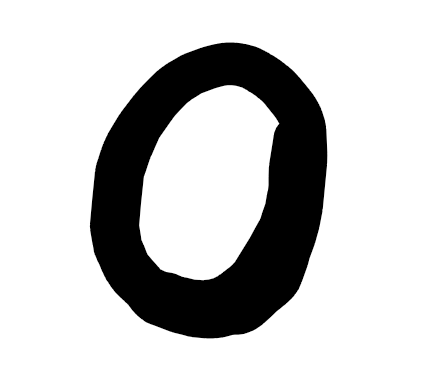
#> input picture vitis/mlp/handwritten_testing/digit0.png, 428 x 386 px
$ python send_digit_to_fpga.py handwritten_testing/digit0.png
#> lines starting #> are read from the running program, lines starting #| are printed output that depends on the picture; after the words box and inside, x2 and y2 are one past the last pixel; in counts of white or black regions, pixels touching at a corner belong together
#> in main, img is the input picture: shape (386, 428, 3); min 0, max 255, mean 200.6
import sys
import time
import serial
import numpy as np
import cv2

# -----------------------------
# UART protocol (chunked)
# -----------------------------
START = 0xAA
TYPE_DATA = 0x01
ACK_OK = 0x55
ACK_BAD = 0xEE

MAX_PAYLOAD = 240  # safe chunk size


def xor_checksum(data: bytes) -> int:
    c = 0
    for b in data:
        c ^= b
    return c


def make_chunk(offset: int, payload: bytes) -> bytes:
    off_lo = offset & 0xFF
    off_hi = (offset >> 8) & 0xFF
    length = len(payload)

    body = bytes([TYPE_DATA, off_lo, off_hi, length]) + payload
    chk = xor_checksum(body)
    return bytes([START]) + body + bytes([chk])


def send_bytes_to_fpga(data: bytes, port="COM3", baud=9600, retries=3, read_back=True):
    with serial.Serial(port, baudrate=baud, timeout=2.0) as s:
        time.sleep(0.2)
        s.reset_input_buffer()

        offset = 0
        while offset < len(data):
            chunk = data[offset: offset + MAX_PAYLOAD]
            pkt = make_chunk(offset, chunk)

            ok = False
            last_ack = b""
            for _ in range(retries):
                s.write(pkt)
                s.flush()
                ack = s.read(1)
                last_ack = ack
                if ack == bytes([ACK_OK]):
                    ok = True
                    break
                if ack == bytes([ACK_BAD]):
                    continue

            if not ok:
                raise RuntimeError(f"Chunk failed at offset {offset}. Last ACK: {last_ack!r}")

            offset += len(chunk)

        print(f"Sent {len(data)} bytes OK to {port} at {baud} baud")

        if not read_back:
            return

        # Give the FPGA a moment to compute and respond
        time.sleep(0.05)

        # Read whatever comes back. This helps detect if you are receiving ASCII prints.
        resp = s.read(64)

        print("Raw response bytes:", resp)
        if len(resp) > 0:
            print("Response hex:", resp.hex(" "))

        # Best case: FPGA returns a single raw byte 0..9
        # If you got ASCII like b"Pred: 7\r\n", this will not trigger.
        if len(resp) >= 1 and resp[:1] not in (b"P", b"p"):
            # Take the first byte as the predicted digit
            pred = resp[0]
            print("FPGA predicted digit (byte):", pred)
        else:
            # If it looks like ASCII, show it decoded
            try:
                txt = resp.decode("ascii", errors="replace")
                if txt.strip():
                    print("FPGA response looks like text:", repr(txt))
            except Exception:
                pass


# -----------------------------
# Image preprocessing
# Black digit(s) on white background
# -----------------------------
def preprocess_digit_image(
    img_bgr: np.ndarray,
    out_size: int = 28,
    binary: bool = True,
    pad: int = 4,
    debug_prefix: str = "dbg"
) -> np.ndarray:
#> called with out_size = 28, binary = True, pad = 4, debug_prefix = 'dbg'
    if img_bgr is None or img_bgr.size == 0:
        raise ValueError("Empty image input")

    gray = cv2.cvtColor(img_bgr, cv2.COLOR_BGR2GRAY)
    blur = cv2.GaussianBlur(gray, (5, 5), 0)

    th = cv2.threshold(blur, 0, 255, cv2.THRESH_BINARY_INV + cv2.THRESH_OTSU)[1]
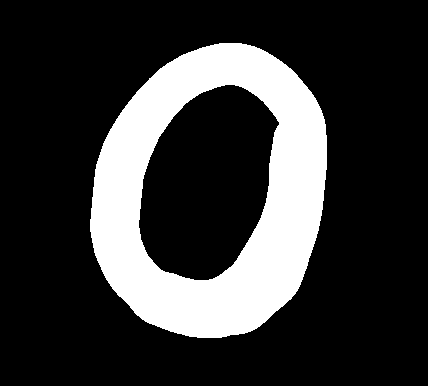
#> th: shape (386, 428); 21.3% white; 1 white region

    kernel = np.ones((3, 3), np.uint8)
    th_clean = cv2.morphologyEx(th, cv2.MORPH_OPEN, kernel, iterations=1)

    contours, _ = cv2.findContours(th_clean, cv2.RETR_EXTERNAL, cv2.CHAIN_APPROX_SIMPLE)
#> contours = 1 contour; box (x1, y1, x2, y2) and area: (90, 43, 327, 338) 54688
    if not contours:
        out = np.zeros((out_size, out_size), dtype=np.uint8)
        cv2.imwrite(f"{debug_prefix}_th.png", th_clean)
        cv2.imwrite(f"{debug_prefix}_out.png", out)
        return out if not binary else (out > 0).astype(np.uint8)

    c = max(contours, key=cv2.contourArea)
#> c = contour of 349 points, box (x1, y1, x2, y2) (90, 43, 327, 338), area 54688
    x, y, w, h = cv2.boundingRect(c)
#> x = 90; y = 43; w = 237; h = 295

    x0 = max(x - pad, 0)
#> x0 = 86
    y0 = max(y - pad, 0)
#> y0 = 39
    x1 = min(x + w + pad, th_clean.shape[1])
#> x1 = 331
    y1 = min(y + h + pad, th_clean.shape[0])
#> y1 = 342

    roi = th_clean[y0:y1, x0:x1]
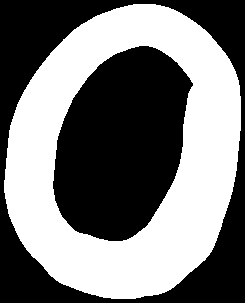
#> roi: shape (303, 245); 47.5% white; 1 white region, box (x1, y1, x2, y2) and area: (4, 4, 241, 299) 35243

    hh, ww = roi.shape[:2]
#> hh = 303; ww = 245
    side = max(hh, ww)
#> side = 303
    square = np.zeros((side, side), dtype=np.uint8)
    yoff = (side - hh) // 2
#> yoff = 0
    xoff = (side - ww) // 2
#> xoff = 29
    square[yoff:yoff + hh, xoff:xoff + ww] = roi
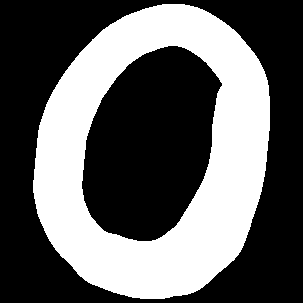
#> square: shape (303, 303); 38.4% white; 1 white region, box (x1, y1, x2, y2) and area: (33, 4, 270, 299) 35243

    resized = cv2.resize(square, (out_size, out_size), interpolation=cv2.INTER_AREA)
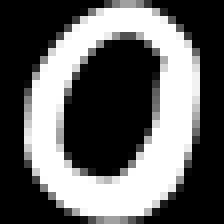
#> resized: shape (28, 28) (shown 8 times larger); min 0, max 255, mean 97.9

    if binary:
        out = (resized > 0).astype(np.uint8)
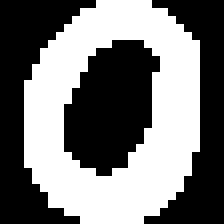
#> out: shape (28, 28) (shown 8 times larger); values 0 (black) and 1 (white), 46.9% white; 1 white region, box (x1, y1, x2, y2) and area: (3, 0, 25, 28) 368
    else:
        out = resized.astype(np.uint8)

    cv2.imwrite(f"{debug_prefix}_gray.png", gray)
    cv2.imwrite(f"{debug_prefix}_th.png", th_clean)
    cv2.imwrite(f"{debug_prefix}_roi.png", roi)
    cv2.imwrite(f"{debug_prefix}_resized.png", resized)
    cv2.imwrite(f"{debug_prefix}_final.png", (out * 255) if binary else out)

    return out


def main():
    if len(sys.argv) < 2:
        print("Usage: python send_digit_to_fpga.py <path_to_image> [--gray]")
        print("Default sends binary 0/1 per pixel. Use --gray to send 0..255 grayscale.")
        sys.exit(1)

    img_path = sys.argv[1]
    send_gray = ("--gray" in sys.argv)

    img = cv2.imread(img_path)
    if img is None:
        raise FileNotFoundError(f"Could not read image: {img_path}")

    digit_28 = preprocess_digit_image(
        img_bgr=img,
        out_size=28,
        binary=not send_gray,
        pad=4,
        debug_prefix="dbg"
    )

    if send_gray:
        payload = digit_28.flatten().astype(np.uint8).tobytes()
        print("Prepared grayscale payload:", len(payload), "bytes")
    else:
        payload = digit_28.flatten().astype(np.uint8).tobytes()
        ones = int(np.sum(digit_28))
#> ones = 368
        print("Prepared binary payload:", len(payload), "bytes, ones:", ones)
#| Prepared binary payload: 784 bytes, ones: 368

    send_bytes_to_fpga(payload, port="COM3", baud=9600, read_back=True)


if __name__ == "__main__":
#> (the run stopped early here; a loop or call above may not have finished)

$ run again, on vitis/mlp/handwritten_testing/digit3.png
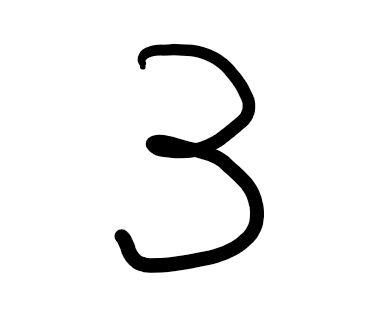
#> input picture vitis/mlp/handwritten_testing/digit3.png, 373 x 314 px
#> in main, img is the input picture: shape (314, 373, 3); min 0, max 255, mean 239.2
#> in preprocess_digit_image, `th = cv2.threshold(blur, 0, 255, cv2.THRESH_BINARY_INV + cv2.THRESH_OT..`:
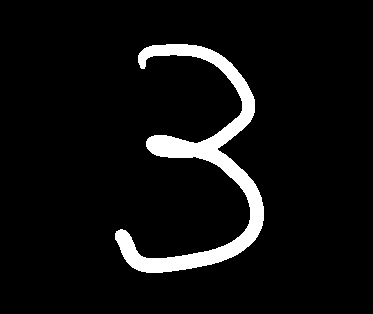
#> th: shape (314, 373); 6.3% white; 1 white region
#> contours = 1 contour; box (x1, y1, x2, y2) and area: (115, 44, 264, 273) 6863
#> c = contour of 440 points, box (x1, y1, x2, y2) (115, 44, 264, 273), area 6863
#> x = 115; y = 44; w = 149; h = 229
#> x0 = 111
#> y0 = 40
#> x1 = 268
#> y1 = 277
#> roi: shape (237, 157); 19.7% white; 1 white region, box (x1, y1, x2, y2) and area: (4, 4, 153, 233) 7345
#> square: shape (237, 237); 13.1% white; 1 white region, box (x1, y1, x2, y2) and area: (44, 4, 193, 233) 7345
#> in preprocess_digit_image, `out = (resized > 0).astype(np.uint8)`:
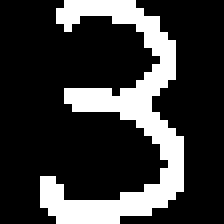
#> out: shape (28, 28) (shown 8 times larger); values 0 (black) and 1 (white), 22.4% white; 1 white region, box (x1, y1, x2, y2) and area: (5, 0, 23, 28) 176
#> ones = 176
#| Prepared binary payload: 784 bytes, ones: 176

$ run again, on vitis/mlp/handwritten_testing/digit4.png
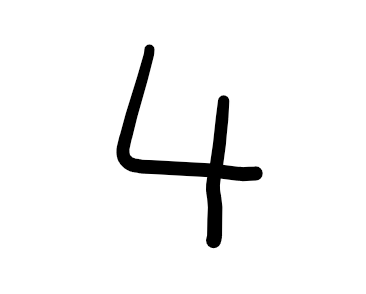
#> input picture vitis/mlp/handwritten_testing/digit4.png, 366 x 294 px
#> in main, img is the input picture: shape (294, 366, 3); min 0, max 255, mean 242.9
#> in preprocess_digit_image, `th = cv2.threshold(blur, 0, 255, cv2.THRESH_BINARY_INV + cv2.THRESH_OT..`:
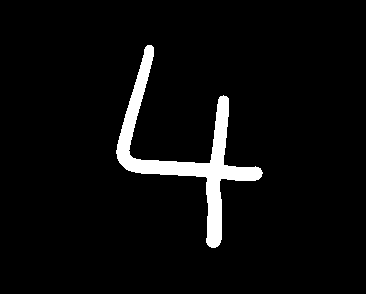
#> th: shape (294, 366); 4.8% white; 1 white region, box (x1, y1, x2, y2) and area: (116, 45, 263, 248) 5152
#> th_clean: shape (294, 366); 4.8% white; 1 white region
#> contours = 1 contour; box (x1, y1, x2, y2) and area: (116, 45, 262, 248) 4763
#> c = contour of 234 points, box (x1, y1, x2, y2) (116, 45, 262, 248), area 4763
#> x = 116; y = 45; w = 146; h = 203
#> x0 = 112
#> y0 = 41
#> x1 = 266
#> y1 = 252
#> roi: shape (211, 154); 15.8% white; 1 white region, box (x1, y1, x2, y2) and area: (4, 4, 150, 207) 5148
#> square: shape (211, 211); 11.6% white; 1 white region, box (x1, y1, x2, y2) and area: (32, 4, 178, 207) 5148
#> in preprocess_digit_image, `out = (resized > 0).astype(np.uint8)`:
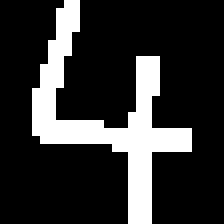
#> out: shape (28, 28) (shown 8 times larger); values 0 (black) and 1 (white), 19.4% white; 1 white region, box (x1, y1, x2, y2) and area: (4, 0, 24, 28) 152
#> ones = 152
#| Prepared binary payload: 784 bytes, ones: 152
